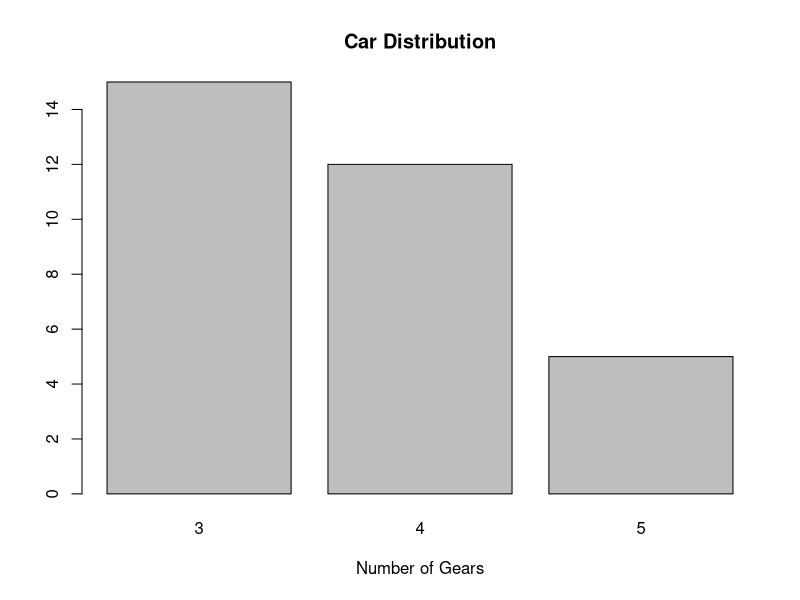
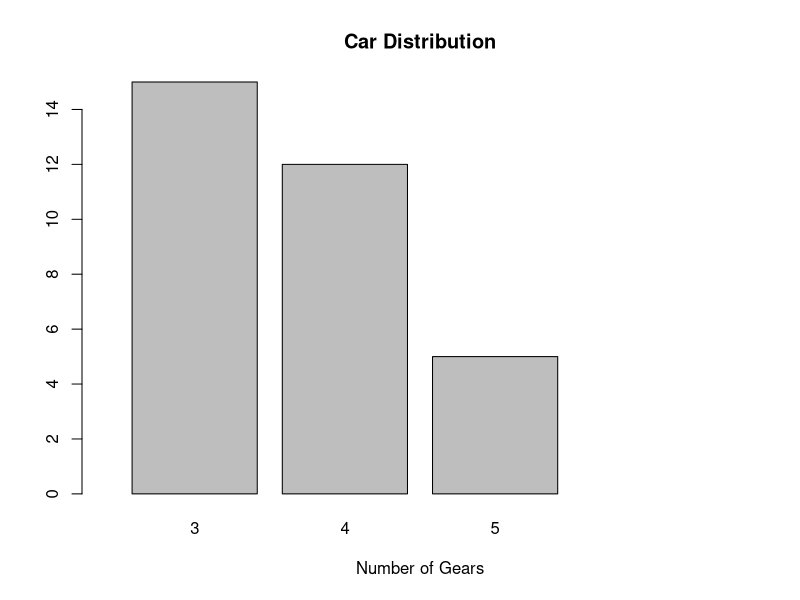
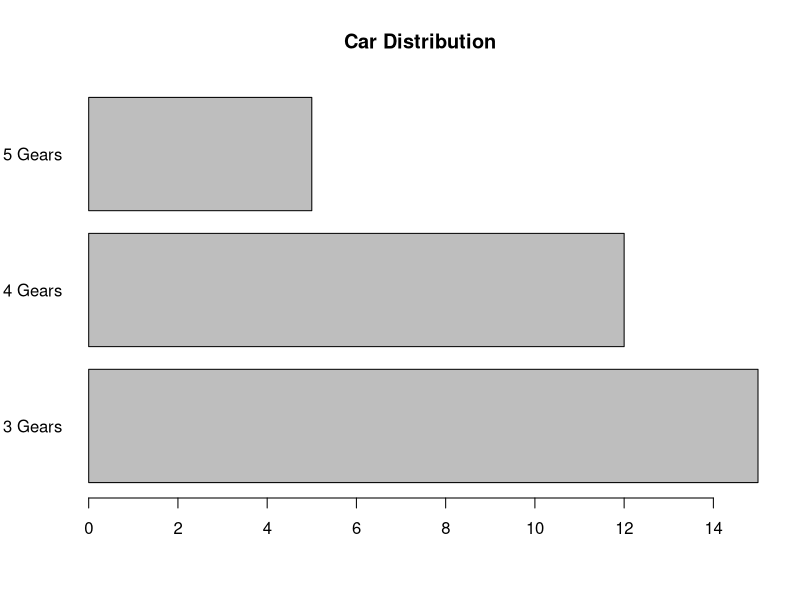
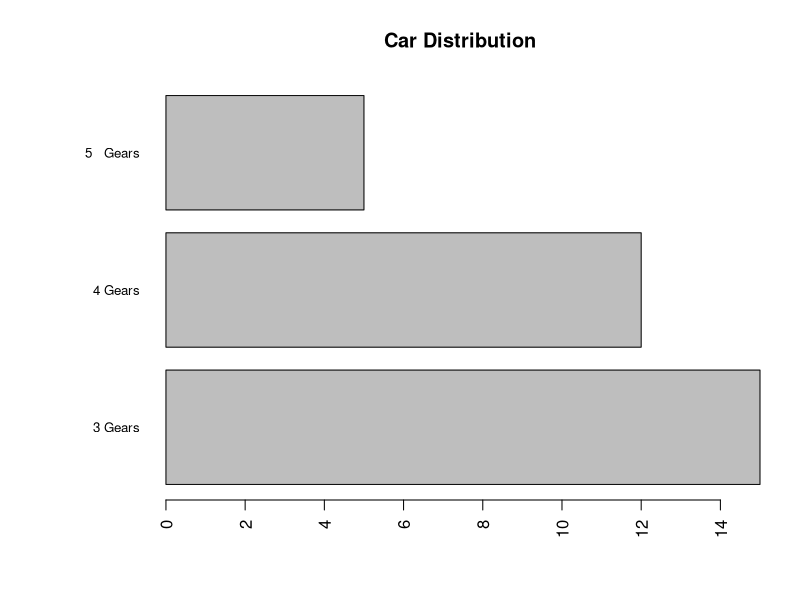
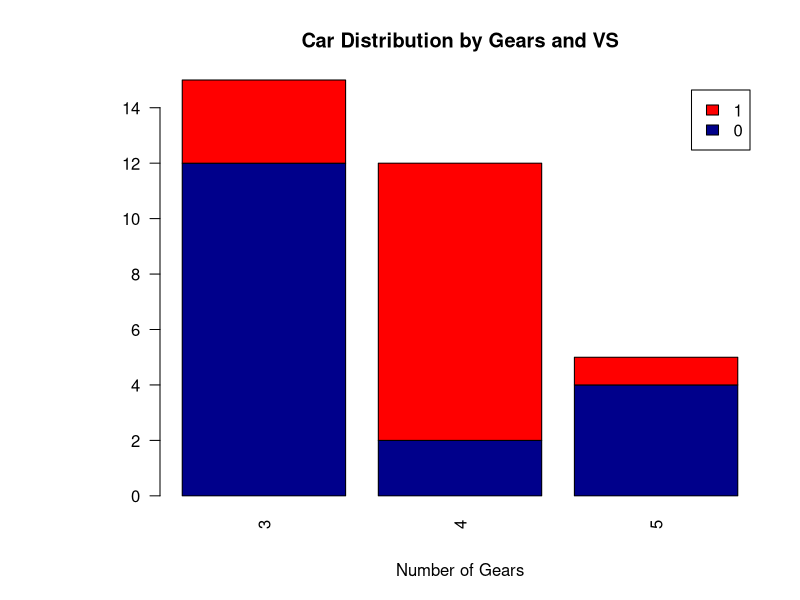
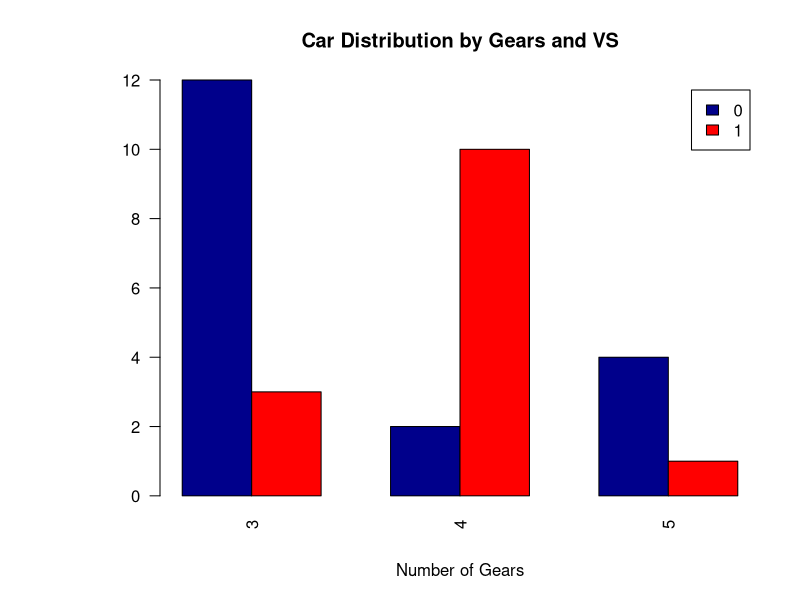
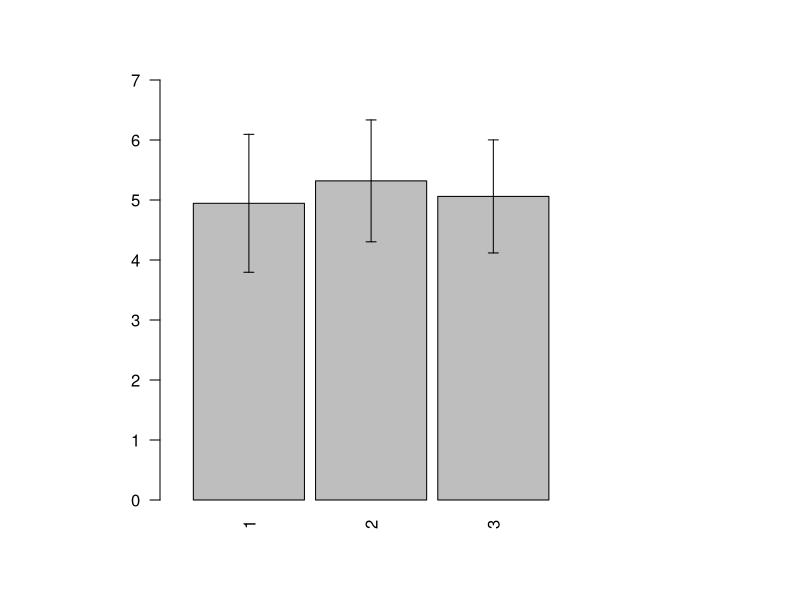
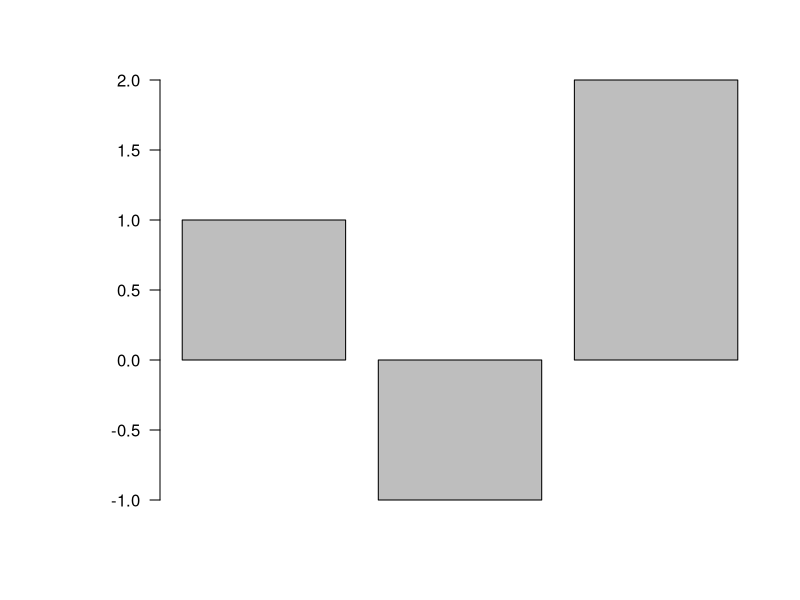

Write the R code that produced these figures, in order.
###############################
### bar图可能遇到的各种形式    ###
###############################
# 参考 Quick-R: http://www.statmethods.net/graphs/bar.html

###--- 简单情况 --------------------------------------------------
# 基本
counts <- table(mtcars$gear)
barplot(counts, main="Car Distribution", xlab="Number of Gears")

# 上图bar太宽，调窄一点。文档也说了width要搭配xlim才能有效果
barplot(counts, main="Car Distribution", xlab="Number of Gears",
        xlim= c(0, 5)
)

# bar图水平放置，使用horiz= TRUE就OK了；标签用参数las改变方向
barplot(counts, main="Car Distribution", horiz=TRUE, las= 1,
        names.arg=c("3 Gears", "4 Gears", "5 Gears"))

# 默认地，barplot并不会画bar的分类坐标，可以使用axis.lty= 1显示出来；
# 控制标签的大小使用cex.names选项，另外还可以用par函数控制画图框位置
par(las=2) # make label text perpendicular to axis
par(mar=c(5,8,4,2)) # increase y-axis margin.
counts <- table(mtcars$gear)
barplot(counts, main="Car Distribution", horiz=TRUE, names.arg=c("3 Gears", "4 Gears", "5   Gears"), cex.names=0.8)

###--- 重叠（stacked）-------------------------------------------
# 并附上legend；其实就是数据变换了格式
counts <- table(mtcars$vs, mtcars$gear)
barplot(counts, main="Car Distribution by Gears and VS",
  xlab="Number of Gears", col=c("darkblue","red"),
 	legend = rownames(counts))
  
###--- 分组 -----------------------------------------------------
# 设置了参数beside
counts <- table(mtcars$vs, mtcars$gear)
barplot(counts, main="Car Distribution by Gears and VS",
  xlab="Number of Gears", col=c("darkblue","red"),
 	legend = rownames(counts), beside=TRUE)

###--- 加标准误 --------------------------------------------------
# 实际上通过arrow函数拼接上去的
# 数据构造
tbl <- data.frame(groups= sample(rep(1:3, 100), 30),
                  scores <- rnorm(30, 5)
)
# 计算每组的均值和标准误
mean_tbl <- aggregate(scores ~ groups, tbl, mean)
sd_tbl <- aggregate(scores ~ groups, tbl, sd)
# 绘图,同时设计bar的间隔
space = 0.1
barplot(mean_tbl[, 2], xlim= c(0, 5), ylim= c(0, 7), space= space, names= 1:3)
# 计算每一个bar的中心位置
grp <- nrow(mean_tbl)
x_loc <- 0.5*(1 + seq(from= 0, by= 2, length.out= grp))  + space*seq_len(grp)
# 标准误作图
arrows(x0=x_loc, x1= x_loc, y0= mean_tbl[, 2], y1= mean_tbl[, 2] + sd_tbl[, 2], angle= 90, length= .05)
arrows(x0=x_loc, x1= x_loc, y0= mean_tbl[, 2], y1= mean_tbl[, 2] - sd_tbl[, 2], angle= 90, length= .05)

###--- 不同组别坐标轴对称分布 ---------------------------------------
# 这非常简单，主要依靠数据的正负表现
barplot(c(1, -1, 2))

###--- bar截断 ----------------------------------------------------
# *注* 该内容可以用 plotrix::gap.barplot 绘制
# 有时候某个bar太长了，比较尺度太大，将整体性对比度缩小了，因此需要将其截断显示
# 例如下面的例子
mat <- c(969, 248, 92, 30, 7, 3, 4, 4, 1)
# 如果要达到缩短第一个bar凸显其他bar的话，需要以矩阵的形式截断输入
m0 <- mat
m0[1] <- 250
m1 <- c(10, rep(0, 8))
# 设计好截断比例
m2 <- c(69*40/100, rep(0, 8))
mat <- matrix(c(m0, m1, m2), nrow= 3, byrow= T)
mat
# 绘图
barplot(mat, col= c("grey", "white", "grey"), border= T, axes= T,
        ylim= c(0, 300), xlim= c(0, 17), names.arg= 1:9
)
# 可以看出我们构造的图纵坐标不对，所以要对坐标重新构造；且border也要去掉才行
barplot(mat, col= c("grey", "white", "grey"), border= F, axes= F,
        ylim= c(0, 300), xlim= c(0, 17), names.arg= 1:9
)
axis(2, at= c(0, 10, 30, 100, 150, 200, 250), labels= c(0, 10, 30, 100, 150, 200, 250), las= 1)
axis(2, at= c(260, 300), labels= c(900, 1000), las= 1)

# 另一个相似的例子
m0 <- c(172, 24, 15, 5, rep(0, 5))
m1 <- c(78, 224, 77, 25, 7, 3, 4, 4, 1)
m2 <- c(10, rep(0, 8))
m3 <- c(34, rep(0, 8))
mat <- matrix(c(m0, m1, m2, m3), 4, byrow= T)
barplot(mat, ylim= c(0, 300), col= c("black", "grey", "white", "grey"), 
        border= F, xlim= c(0, 17), xlab= "no. circRNAs", ylab= "no. hosts", 
        names.arg= 1:9, axes= F)
axis(2, at= c(0, 10, 30, 100, 150, 200, 250), labels= c(0, 10, 30, 100, 150, 200, 250), las= 1)
axis(2, at= c(260, 300), labels= c(900, 1000), las= 1)

##############
#### 讨论   ###
##############
# 1.非多组(beside= F), 如<加标准误>模块，关于barplot(horiz= FALSE)非多组的x轴的位置，第一个bar的左边缘的x值为参数space的距离，
#   然后每一个bar的宽度刚好为1(其中width= 1控制），所以可以如<加标准误>的例子中定位每个bar的中心；
counts <- table(mtcars$gear)
points(c(0.7, 1.9), c(2, 2))
# 该例子是默认参数，我们可以看出默认space= 0.2, 那么第一个bar的x坐标为0.2，原点分别标示了第一以及第二个bar的x位置

# 2.多组(beside= T)的情况，即<分组>模块，第一个bar的x轴坐标的距离刚好是1，且不同组之间的间隔也为1(其中参数width= 1)
counts <- table(mtcars$vs, mtcars$gear)
barplot(counts, beside= T, col= "grey")
points(c(1.5, 2.5, 3.5, 4.5), rep(2, 4))
# 可以从该例子中看出，默认space=1，所以第一个bar的x坐标也为1
